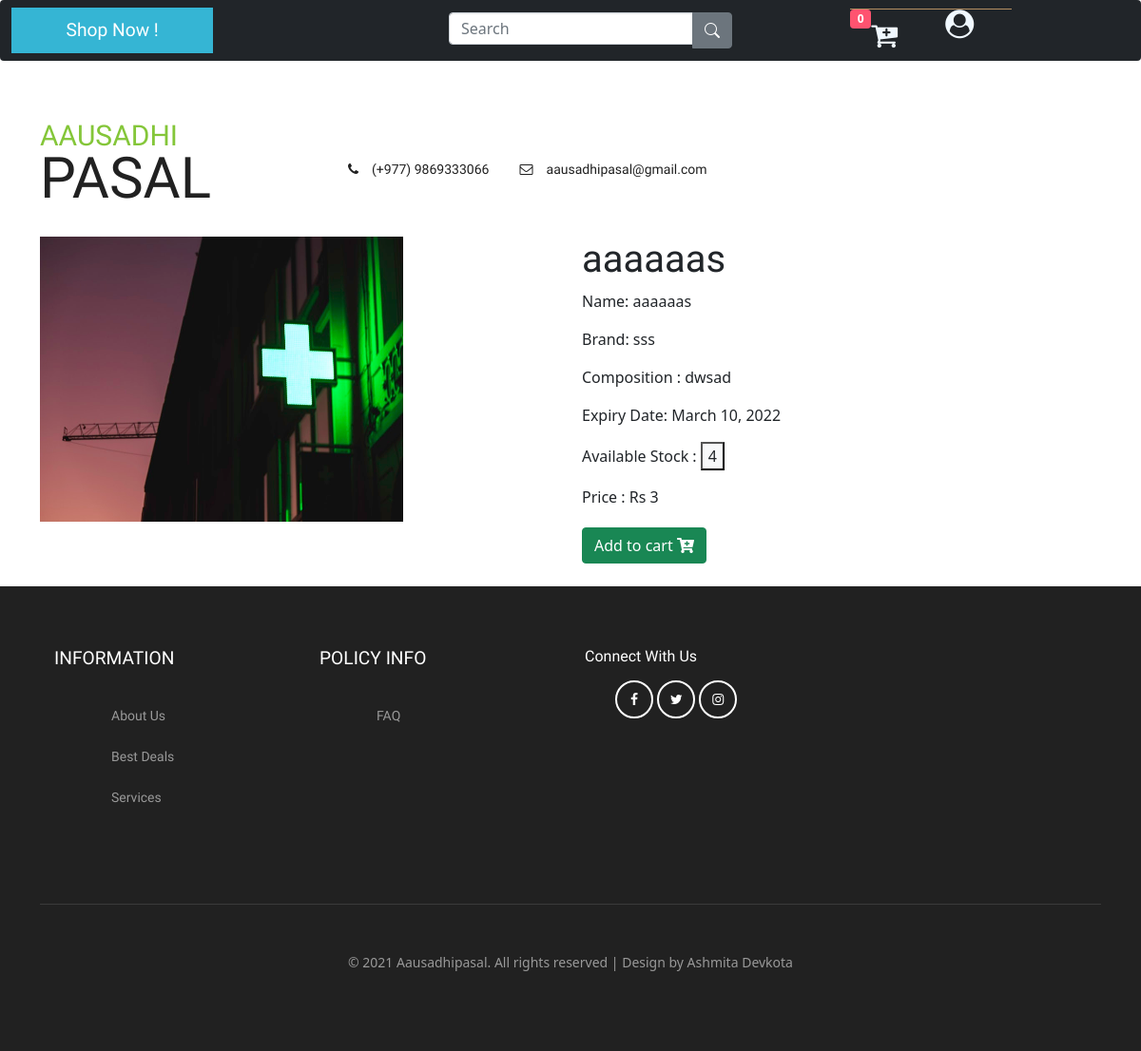
/product/12/ (signed in), run on the app's committed database.
### medicines/models.py (models this page shows, shortened)
class Product(models.Model):
    product_id = models.AutoField
    product_name = models.CharField(max_length=50)
    brand = models.CharField(max_length=200, default="")
    price = models.IntegerField(default=0)
    composition = models.CharField(max_length=300)
    pub_date = models.DateField(default=timezone.now)
    expiry_date = models.DateField(default=timezone.now)
    quantity = models.PositiveBigIntegerField(default=1)
    image = models.ImageField(null=True,blank=TRUE, upload_to='medicines/images', default="")
    @property
    def imageURL(self):
        try:
            url = self.image.url
        except:
            url=''
        return url

### medicines/views.py (the view)
# urls.py: path('product/',views.prod_detail,name="product"),
def prod_detail(request,id):
    if request.user.is_authenticated:
        order, created = Order.objects.get_or_create(user=request.user.username,complete=False)
        items = order.orderitem_set.all()
        cartItems = order.get_cart_items
    else:
        items = []
    product = Product.objects.get(id=id)
    return render(request,'productdetails.html',{'cartItems':cartItems,'data':product})

### medicines/models.py (called while the page is built)
    @property
    def get_cart_items(self):
        orderitems = self.orderitem_set.all()
        total = sum([item.quantity for item in orderitems])
        return total

### templates/productdetails.html (shortened to what this page needs)
{% load static %}
{% include 'components/base/base-top.html' %}
<link href="https://cdn.jsdelivr.net/npm/bootstrap@5.0.0-beta3/dist/css/bootstrap.min.css" rel="stylesheet"
>
<link rel="stylesheet" href="https://use.fontawesome.com/releases/v5.15.3/css/all.css"
>
 {% include 'components/header/header.html' %}
<div class="container">
    <div class="row">
      <div class="col-md">
        <img src={{data.imageURL}} alt="Product Image" style="width:70%; height: 300px;">
      </div>
      <div class="col">
        <h1>{{data.product_name}}</h1>
        <p> Name: {{data.product_name}}</p>
        <p>Brand: {{data.brand}}</p>
        <p>Composition : {{data.composition}}</p>
        <p>Expiry Date: {{data.expiry_date}}</p>
        <p>Available Stock : <button class="bg-light">{{data.quantity}} </button></p>
        <p>Price : Rs {{data.price}}</p>
        <div class="d-flex">
          <button data-product="{{data.id}}" data-action="add" class="btn btn-success mt-1 mr-2 update-cart">
            Add to cart  <i class="fas fa-cart-plus"></i>
          </button>
        </div>
      </div>
    </div>
    <br>
  </div>
 {% include 'components/footer/footer.html' %}
 {% include 'components/base/base-bottom.html' %}

### data on the page
Product: imageURL (picture), product_name "aaaaaas", brand "sss", composition "dwsad", expiry_date "March 10, 2022", quantity "4", price "3"

### other printed values
{{ cartItems }} "0"
